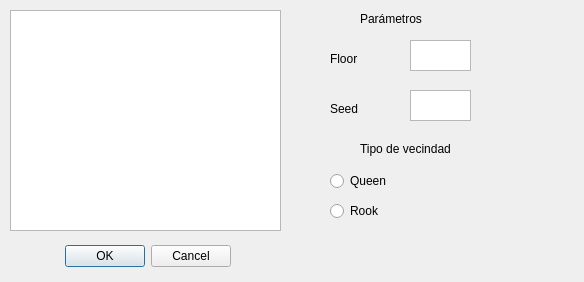
<?xml version="1.0" encoding="UTF-8"?>
<ui version="4.0">
 <class>MaxP</class>
 <widget class="QDialog" name="MaxP">
  <property name="geometry">
   <rect>
    <x>0</x>
    <y>0</y>
    <width>584</width>
    <height>282</height>
   </rect>
  </property>
  <property name="windowTitle">
   <string>MaxP</string>
  </property>
  <widget class="QDialogButtonBox" name="buttonBox">
   <property name="geometry">
    <rect>
     <x>-110</x>
     <y>240</y>
     <width>341</width>
     <height>32</height>
    </rect>
   </property>
   <property name="orientation">
    <enum>Qt::Horizontal</enum>
   </property>
   <property name="standardButtons">
    <set>QDialogButtonBox::Cancel|QDialogButtonBox::Ok</set>
   </property>
  </widget>
  <widget class="QListWidget" name="listWidget">
   <property name="geometry">
    <rect>
     <x>10</x>
     <y>10</y>
     <width>271</width>
     <height>221</height>
    </rect>
   </property>
  </widget>
  <widget class="QPlainTextEdit" name="textFloor">
   <property name="geometry">
    <rect>
     <x>410</x>
     <y>40</y>
     <width>61</width>
     <height>31</height>
    </rect>
   </property>
  </widget>
  <widget class="QTextEdit" name="textSeed">
   <property name="geometry">
    <rect>
     <x>410</x>
     <y>90</y>
     <width>61</width>
     <height>31</height>
    </rect>
   </property>
  </widget>
  <widget class="QLabel" name="label">
   <property name="geometry">
    <rect>
     <x>330</x>
     <y>50</y>
     <width>66</width>
     <height>17</height>
    </rect>
   </property>
   <property name="text">
    <string>Floor</string>
   </property>
  </widget>
  <widget class="QLabel" name="label_2">
   <property name="geometry">
    <rect>
     <x>330</x>
     <y>100</y>
     <width>66</width>
     <height>17</height>
    </rect>
   </property>
   <property name="text">
    <string>Seed</string>
   </property>
  </widget>
  <widget class="QLabel" name="label_3">
   <property name="geometry">
    <rect>
     <x>360</x>
     <y>10</y>
     <width>101</width>
     <height>17</height>
    </rect>
   </property>
   <property name="text">
    <string>Parámetros </string>
   </property>
  </widget>
  <widget class="QRadioButton" name="queenButton">
   <property name="geometry">
    <rect>
     <x>330</x>
     <y>170</y>
     <width>116</width>
     <height>22</height>
    </rect>
   </property>
   <property name="text">
    <string>Queen</string>
   </property>
   <attribute name="buttonGroup">
    <string notr="true">buttonGroup</string>
   </attribute>
  </widget>
  <widget class="QRadioButton" name="rookButton">
   <property name="geometry">
    <rect>
     <x>330</x>
     <y>200</y>
     <width>116</width>
     <height>22</height>
    </rect>
   </property>
   <property name="text">
    <string>Rook</string>
   </property>
   <attribute name="buttonGroup">
    <string notr="true">buttonGroup</string>
   </attribute>
  </widget>
  <widget class="QLabel" name="label_4">
   <property name="geometry">
    <rect>
     <x>360</x>
     <y>140</y>
     <width>111</width>
     <height>17</height>
    </rect>
   </property>
   <property name="text">
    <string>Tipo de vecindad</string>
   </property>
  </widget>
 </widget>
 <resources/>
 <connections>
  <connection>
   <sender>buttonBox</sender>
   <signal>accepted()</signal>
   <receiver>MaxP</receiver>
   <slot>accept()</slot>
   <hints>
    <hint type="sourcelabel">
     <x>248</x>
     <y>254</y>
    </hint>
    <hint type="destinationlabel">
     <x>157</x>
     <y>274</y>
    </hint>
   </hints>
  </connection>
  <connection>
   <sender>buttonBox</sender>
   <signal>rejected()</signal>
   <receiver>MaxP</receiver>
   <slot>reject()</slot>
   <hints>
    <hint type="sourcelabel">
     <x>316</x>
     <y>260</y>
    </hint>
    <hint type="destinationlabel">
     <x>286</x>
     <y>274</y>
    </hint>
   </hints>
  </connection>
 </connections>
 <buttongroups>
  <buttongroup name="buttonGroup"/>
 </buttongroups>
</ui>
